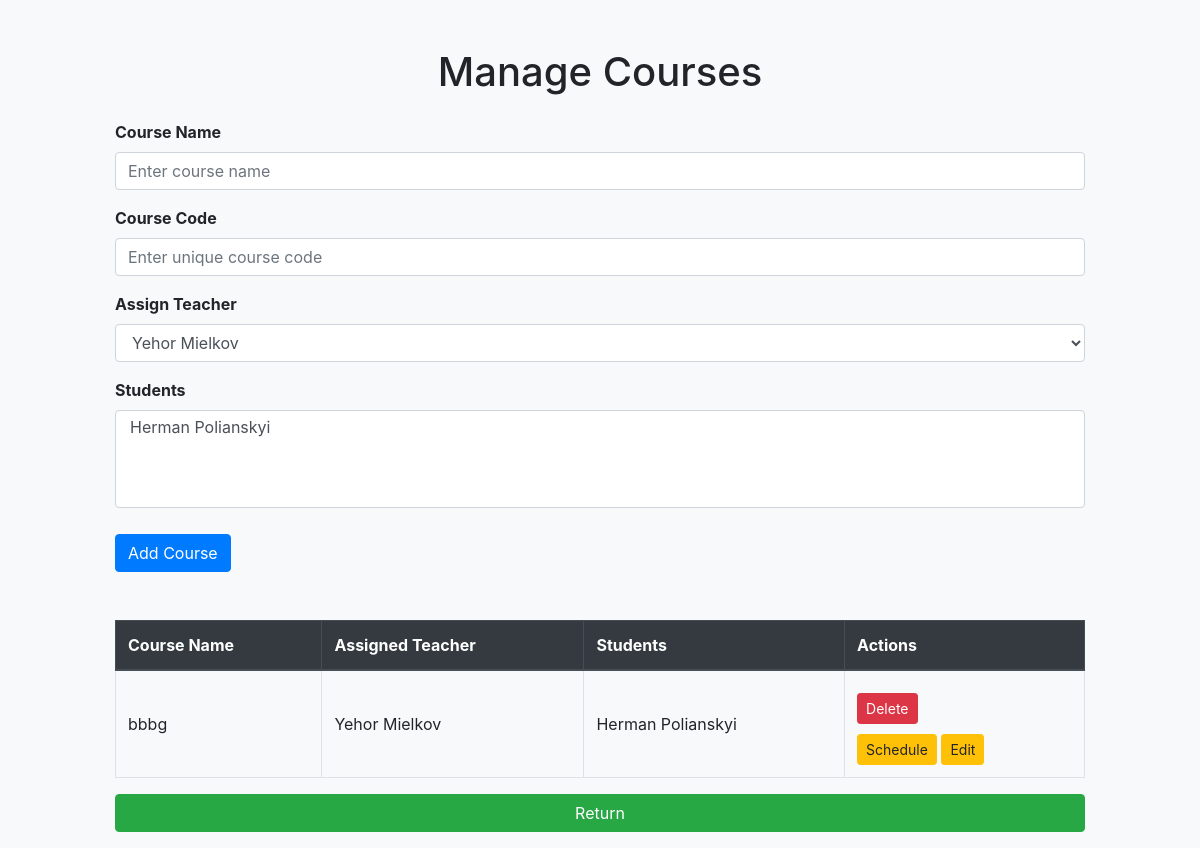
The app's page /admin_page (signed in) with its own data.
### models.py (models this page shows)
class Course(db.Model):
    id = db.Column(db.Integer, primary_key=True)
    name = db.Column(db.String(150), nullable=False)
    code = db.Column(db.String(50), nullable=False, unique=True, index=True)
    teacher_id = db.Column(db.Integer, db.ForeignKey('teacher.id'), nullable=False)
    students = db.relationship('User', secondary='enrollment', back_populates='enrolled_courses')
    course_schedule = db.relationship('Schedule', back_populates='course', cascade="all, delete-orphan")

class BaseUser(UserMixin, db.Model):
    __abstract__ = True
    id = db.Column(db.Integer, primary_key=True)
    username = db.Column(db.String(150), unique=True, nullable=False)
    password = db.Column(db.String(150), nullable=False)
    first_name = db.Column(db.String(100), nullable=True)
    last_name = db.Column(db.String(100), nullable=True)
    account_type = db.Column(db.String(50), nullable=False)
    email = db.Column(db.String(150), nullable=True, unique=True)

class Teacher(BaseUser):
    __tablename__ = 'teacher'
    subjects = db.Column(db.String(200), nullable=False)
    office = db.Column(db.String(100), nullable=False)
    consultation_hours = db.Column(db.String(100), nullable=False)
    courses = db.relationship('Course', backref='teacher')

class User(BaseUser):
    __tablename__ = 'user'
    major = db.Column(db.String(150), nullable=True)
    semester = db.Column(db.Integer, nullable=True)
    enrolled_courses = db.relationship('Course', secondary='enrollment', back_populates='students')

### app.py (the view, shortened to what this page needs)
@app.route('/admin_page', methods=['GET', 'POST'])
@login_required
def manage_courses():
    teachers = Teacher.query.all()
    courses = Course.query.all()
    students = User.query.filter_by(account_type='user').all()
    return render_template('manage_courses.html', courses=courses, teachers=teachers, students=students)

### app.py (called while the page is built)
@login_manager.user_loader
def load_user(user_id):
    user = User.query.get(int(user_id))
    if not user:
        user = Teacher.query.get(int(user_id))
    if not user:
        user = Admin.query.get(int(user_id))
    return user

### templates/manage_courses.html (shortened to what this page needs)
<!DOCTYPE html>
<html lang="en">
<head>
    <link rel="stylesheet" href="https://cdn.jsdelivr.net/npm/bootstrap@4.3.1/dist/css/bootstrap.min.css">
</head>
<body>
    <div class="container mt-5">
        <h1 class="text-center mb-4">Manage Courses</h1>
        <form method="POST" class="mb-5">
            <div class="form-group">
                <label for="name">Course Name</label>
                <input type="text" class="form-control" name="name" id="name" placeholder="Enter course name" required>
            </div>
            <div class="form-group">
                <label for="code">Course Code</label>
                <input type="text" class="form-control" name="code" id="code" placeholder="Enter unique course code" required>
            </div>
            <div class="form-group">
                <label for="teacher_id">Assign Teacher</label>
                <select class="form-control" name="teacher_id" id="teacher_id" required>
                    {% for teacher in teachers %}
                    <option value="{{ teacher.id }}">{{ teacher.first_name }} {{ teacher.last_name }}</option>
                    {% endfor %}
                </select>
            </div>
            <div class="form-group">
                <label for="students">Students</label>
                <select name="students" class="form-control" multiple>
                    {% for user in students %}
                    <option value="{{ user.id }}">{{ user.first_name }} {{ user.last_name }}</option>
                    {% endfor %}
                </select>
            </div>
            <button type="submit" class="btn btn-primary">Add Course</button>
        </form>
        <table class="table table-bordered">
            <thead class="thead-dark">
                <tr>
                    <th>Course Name</th>
                    <th>Assigned Teacher</th>
                    <th>Students</th>
                    <th>Actions</th>
                </tr>
            </thead>
            <tbody>
                {% for course in courses %}
                <tr>
                    <td>{{ course.name }}</td>
                    <td>
                        {% for teacher in teachers %}
                        {% if teacher.id == course.teacher_id %}
                        {{ teacher.first_name }} {{ teacher.last_name }}
                        {% endif %}
                        {% endfor %}
                    </td>
                    <td>
                        {% for student in course.students %}
                        {{ student.first_name }} {{ student.last_name }}<br>
                        {% endfor %}
                    </td>
                    <td>
                        <form method="POST" action="{{ url_for('delete_course', course_id=course.id) }}"
                            onsubmit="return confirm('Are you sure you want to delete this course?')">
                            <button type="submit" class="btn btn-danger btn-sm">Delete</button>
                        </form>
                        <a href="{{ url_for('edit_course_schedule', course_id=course.id) }}" class="btn btn-sm btn-warning">Schedule</a>
                        <a href="{{ url_for('edit_course', course_id=course.id) }}" class="btn btn-sm btn-warning">Edit</a>
                    </td>
                </tr>
                {% endfor %}
            </tbody>
        </table>
        <a href="{{ url_for('admin_page') }}" class="btn btn-success mb-3">Return</a>
    </div>
</body>
</html>

### templates/manage_courses.html (style rules this page uses)
body { background-color: #f8f9fa; }
.container { max-width: 1000px; }
.form-group label { font-weight: bold; }
.btn-primary, .btn-danger, .btn-warning { margin-top: 10px; }
.table th, .table td { vertical-align: middle; }
.table td { word-wrap: break-word; }
.thead-dark { background-color: #343a40; color: white; }
.btn-success { width: 100%; }

### records on screen
Course: name "bbbg"
Teacher: first_name "Yehor", last_name "Mielkov"
User: {{ user.id }} 1 (drawn), first_name "Herman", last_name "Polianskyi"

### other values on screen
form field teacher_id "Yehor Mielkov"
